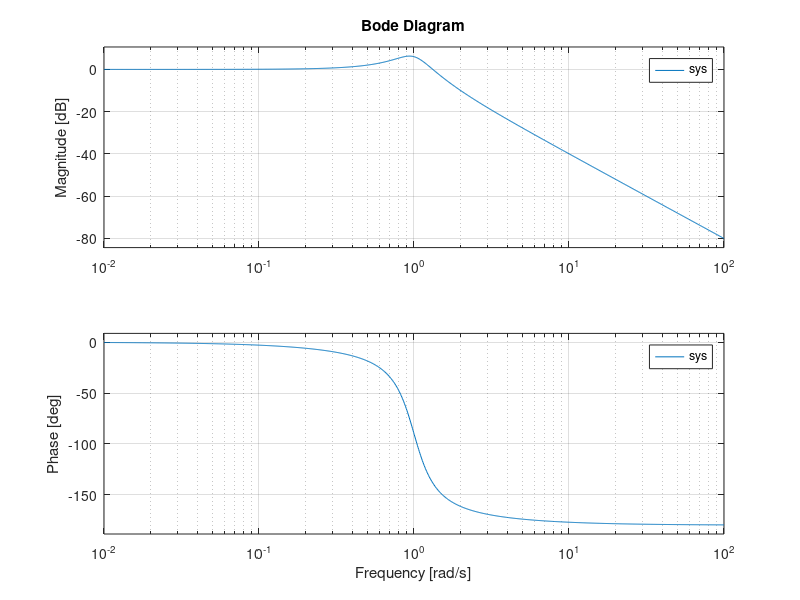

Recreate this plot in MATLAB. (Note: this script raises an error after producing the figure.)
clc;
clear;
%a)Obtain bode plot
n1 = 1;
d1 = [1 0.5];
tf1 = tf( n1,d1);

n2 = 1;
d2 = [1 0];
tf2 = tf(n2,d2);
sys1 = tf1*tf2;
K = 1;

sys=feedback(sys1,K);
bode(sys)
%b)Determine frequency resonant

w=logspace(-1,1,200); %200 points
[mag,phase,w]=bode(sys,w);
[mp,l]=max(mag); wr=w(l); %Show the difference in this mp and DB mp,due to the fact one taken in 20log|M|
%l is index retrieve from l
zeta=sqrt(0.5*(1-sqrt(1-1/mp^2)))
wn=wr/sqrt(1-2*zeta^2)
ts=4/(zeta*wn)
po=100*exp(-zeta*pi/sqrt(1-zeta^2))

%c) LTIVIEW
ltiview('bode',sys)

